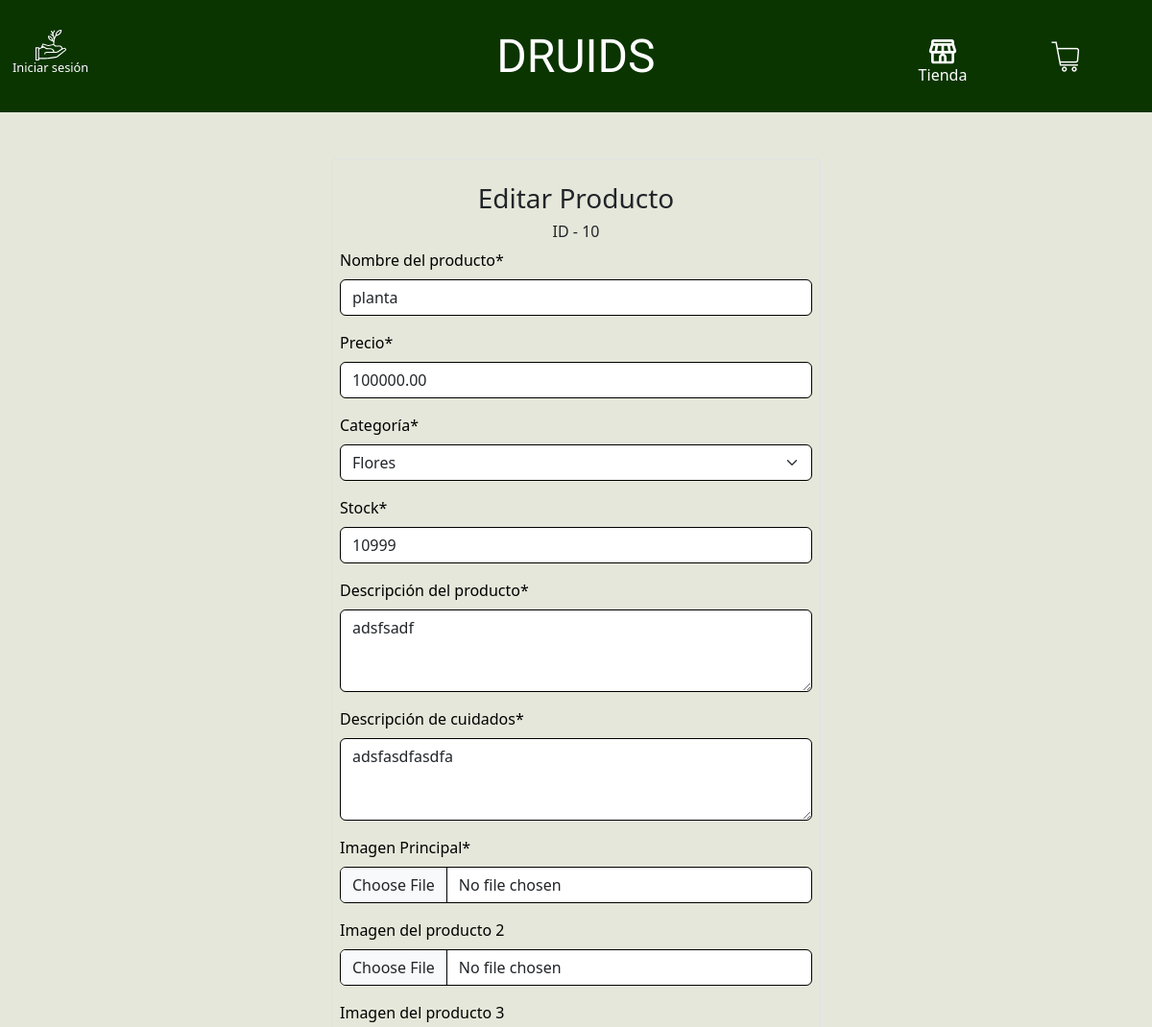
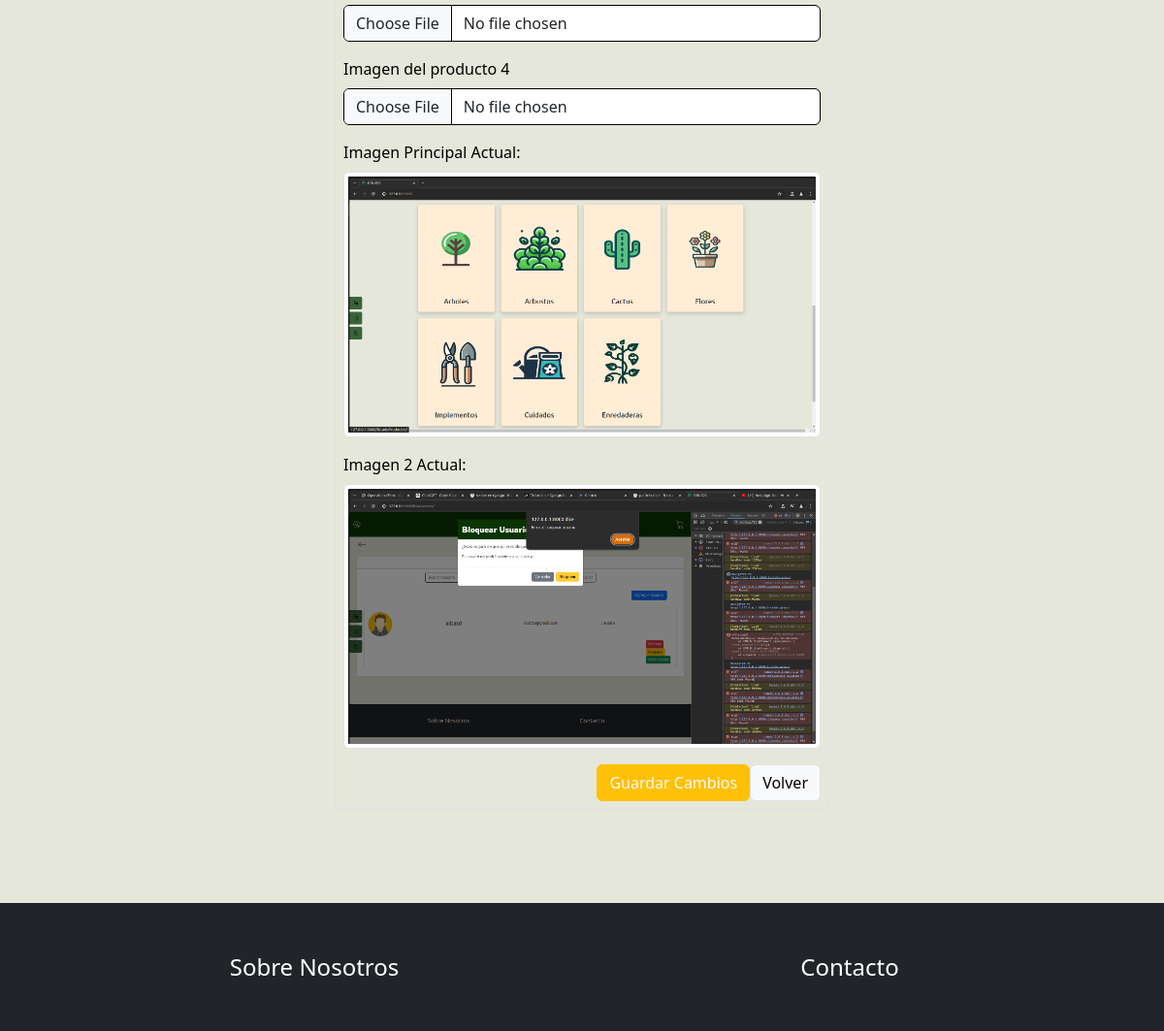
/editarProducto/10/, run on the app's committed database (2 pictures, top to bottom).
### Druids/models.py (models this page shows, shortened)
class Producto(models.Model):
    nombre = models.CharField(max_length=100, verbose_name="Nombre del producto")
    precio = models.DecimalField(max_digits=10, decimal_places=2, verbose_name="Precio")
    categoria = models.CharField(max_length=50, choices=Categorias, verbose_name="Categoría")
    stock = models.PositiveIntegerField(validators=[MinValueValidator(0)], verbose_name="Stock")
    descripcion = models.TextField(verbose_name="Descripción del producto")
    cuidados = models.TextField(verbose_name="Descripción de cuidados")
    imagen_principal = models.ImageField(upload_to='productos/', verbose_name="Imagen Principal")
    imagen_2 = models.ImageField(upload_to='productos/', blank=True, null=True, verbose_name="Imagen del producto 2")
    imagen_3 = models.ImageField(upload_to='productos/', blank=True, null=True, verbose_name="Imagen del producto 3")
    imagen_4 = models.ImageField(upload_to='productos/', blank=True, null=True, verbose_name="Imagen del producto 4")

### Druids/views.py (the view)
# urls.py: path('editarProducto/<int:id>/', editarProducto, name='editarProducto'),
def editarProducto(request, id):
    producto = get_object_or_404(Producto, id=id)
    form_editar = EditarProductoForm(instance=producto)
    if request.method == "POST":
        form_editar = EditarProductoForm(data=request.POST, files=request.FILES, instance=producto)
        if form_editar.is_valid():
            form_editar.save()
            return redirect(to='inventario')
    context = {
        'formularioEditarProducto': form_editar,
        'producto': producto,
    }
    return render(request, 'Druids/editarProducto.html', context)

### Druids/templates/Druids/editarProducto.html (shortened to what this page needs)
{% extends 'Druids/base.html' %}
{% load static %}
{% load crispy_forms_tags %}
{% block contenido %}
<div class="container px-5 mt-4">
    <div class="row">
        <div class="col-sm-3"></div>
        <div class="col-sm-6">
            <div class="mt-4 p-2 border rounded">
                <h3 class="text-center mt-3">Editar Producto</h3>
                <h6 class="text-center">ID - {{ producto.id }}</h6>
                <form method="post" enctype="multipart/form-data">
                    {{ formularioEditarProducto|crispy }}
                    {% if producto.imagen_principal %}
                    <div class="mb-3">
                        <label for="imagen_principal" class="form-label">Imagen Principal Actual:</label>
                        <img src="{{ producto.imagen_principal.url }}" alt="Imagen Principal" class="img-thumbnail">
                    </div>
                    {% endif %}
                    {% if producto.imagen_2 %}
                    <div class="mb-3">
                        <label for="imagen_2" class="form-label">Imagen 2 Actual:</label>
                        <img src="{{ producto.imagen_2.url }}" alt="Imagen 2" class="img-thumbnail">
                    </div>
                    {% endif %}
                    <div class="modal-footer">
                        <button type="submit" class="btn btn-warning text-light">Guardar Cambios</button>
                        <a href="{% url 'inventario' %}" class="btn btn-light border">Volver</a>
                    </div>
                </form>
            </div>
        </div>
        <div class="col-sm-3"></div>
    </div>
</div>
{% endblock %}

### Druids/static/Druids/css/navbar.css (style rules this page uses)
.form-control { border-color: black; }
.form-select { border-color: black; }
label { color: black; }

### Druids/static/Druids/css/base.css (style rules this page uses)
body { background-color: #e5e7da; }

### data on the page
Producto: id "10", nombre "planta", precio "100000.00", categoria "Flores", stock "10999", descripcion "adsfsadf", cuidados "adsfasdfasdfa", imagen_principal (picture), imagen_2 (picture)
